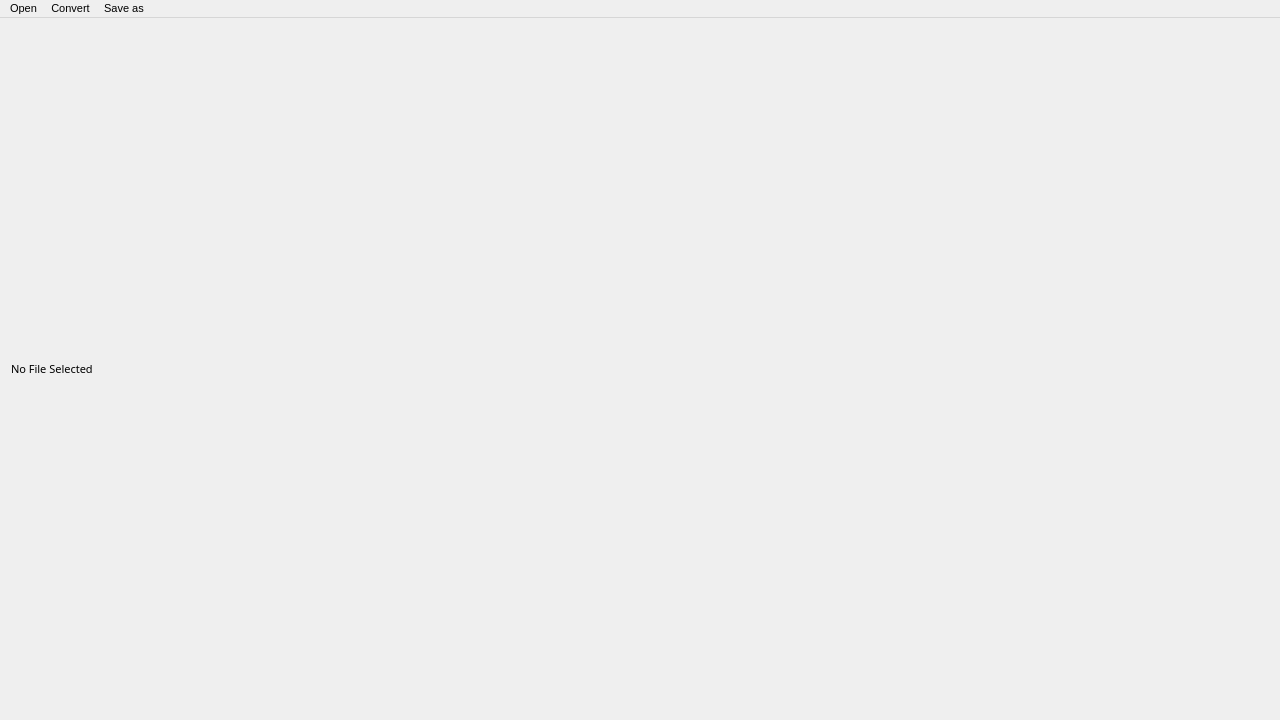
<?xml version="1.0" encoding="UTF-8"?>
<ui version="4.0">
 <class>IMAS2ToolMainWindow</class>
 <widget class="QMainWindow" name="IMAS2ToolMainWindow">
  <property name="geometry">
   <rect>
    <x>0</x>
    <y>0</y>
    <width>1280</width>
    <height>720</height>
   </rect>
  </property>
  <property name="font">
   <font>
    <pointsize>8</pointsize>
   </font>
  </property>
  <property name="windowTitle">
   <string>IM@S2-Viewer</string>
  </property>
  <widget class="QWidget" name="centralwidget">
   <property name="sizePolicy">
    <sizepolicy hsizetype="Expanding" vsizetype="Expanding">
     <horstretch>0</horstretch>
     <verstretch>0</verstretch>
    </sizepolicy>
   </property>
   <layout class="QVBoxLayout" name="verticalLayout">
    <item>
     <widget class="QLabel" name="fileInfoLabel">
      <property name="font">
       <font>
        <family>微软雅黑</family>
        <pointsize>8</pointsize>
       </font>
      </property>
      <property name="styleSheet">
       <string notr="true"/>
      </property>
      <property name="text">
       <string>No File Selected</string>
      </property>
      <property name="indent">
       <number>2</number>
      </property>
     </widget>
    </item>
   </layout>
  </widget>
  <widget class="QMenuBar" name="menubar">
   <property name="geometry">
    <rect>
     <x>0</x>
     <y>0</y>
     <width>1280</width>
     <height>20</height>
    </rect>
   </property>
   <widget class="QMenu" name="menuOpen">
    <property name="title">
     <string>Open</string>
    </property>
    <addaction name="actionOpen_mpc"/>
    <addaction name="actionOpen_tsk"/>
    <addaction name="actionOpen_nut"/>
   </widget>
   <widget class="QMenu" name="menuConvert">
    <property name="title">
     <string>Convert</string>
    </property>
    <widget class="QMenu" name="menuConvert_scb">
     <property name="title">
      <string>Convert scb</string>
     </property>
     <addaction name="actionscb_to_json"/>
     <addaction name="actionjson_to_scb"/>
    </widget>
    <widget class="QMenu" name="menuConvert_xmb">
     <property name="title">
      <string>Convert xmb</string>
     </property>
     <addaction name="actionxmb_to_json"/>
     <addaction name="actionjson_to_xmb"/>
    </widget>
    <widget class="QMenu" name="menuConvert_dds">
     <property name="title">
      <string>Convert dds</string>
     </property>
     <addaction name="actionpng_to_dxt3dds"/>
     <addaction name="actiondxt3dds_to_png"/>
    </widget>
    <addaction name="menuConvert_scb"/>
    <addaction name="menuConvert_xmb"/>
    <addaction name="menuConvert_dds"/>
   </widget>
   <widget class="QMenu" name="menuSave_as">
    <property name="title">
     <string>Save as</string>
    </property>
    <addaction name="actionSave_New_File"/>
    <addaction name="actionExtract_Files"/>
   </widget>
   <addaction name="menuOpen"/>
   <addaction name="menuConvert"/>
   <addaction name="menuSave_as"/>
  </widget>
  <action name="actionOpen_mpc">
   <property name="text">
    <string>Open mpc</string>
   </property>
  </action>
  <action name="actionOpen_tsk">
   <property name="text">
    <string>Open tsk</string>
   </property>
  </action>
  <action name="actionOpen_nut">
   <property name="text">
    <string>Open nut</string>
   </property>
  </action>
  <action name="actionscb_to_json">
   <property name="text">
    <string>scb to json</string>
   </property>
  </action>
  <action name="actionjson_to_scb">
   <property name="text">
    <string>json to scb</string>
   </property>
  </action>
  <action name="actionxmb_to_json">
   <property name="text">
    <string>xmb to json</string>
   </property>
  </action>
  <action name="actionjson_to_xmb">
   <property name="text">
    <string>json to xmb</string>
   </property>
  </action>
  <action name="actionpng_to_dxt3dds">
   <property name="text">
    <string>png to dxt3dds</string>
   </property>
  </action>
  <action name="actiondxt3dds_to_png">
   <property name="text">
    <string>dxt3dds to png</string>
   </property>
  </action>
  <action name="actionSave_New_File">
   <property name="text">
    <string>Save New File</string>
   </property>
  </action>
  <action name="actionExtract_Files">
   <property name="text">
    <string>Extract Files</string>
   </property>
  </action>
 </widget>
 <resources/>
 <connections/>
</ui>
